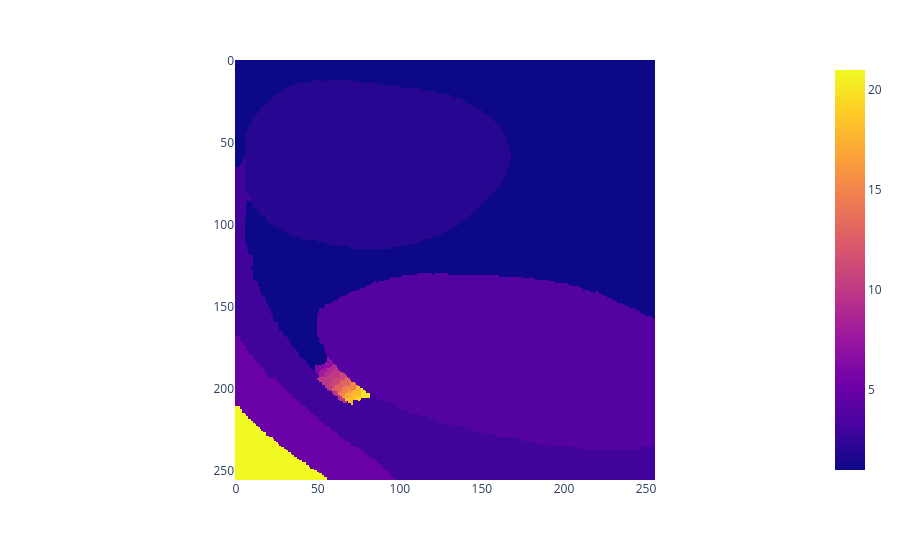

Write notebook code for a chart like this one.
### Code cell
import plotly.express as px
first_test_pred = (
    test_preds
    .iloc[0]
    .values
    .reshape(256, 256)
)
px.imshow(first_test_pred)

### Figure 1 — Plotly figure (JSON) as saved in the notebook; plotly's stock layout.template omitted (floating-point values rounded to 4 significant figures; data arrays with more than 128 entries replaced by an {"elided": "..."} marker saying what was removed)
{"data": [{"coloraxis": "coloraxis", "hovertemplate": "x: %{x}<br>y: %{y}<br>color: %{z}<extra></extra>", "name": "0", "type": "heatmap", "xaxis": "x", "yaxis": "y", "z": {"elided": "256x256 int values"}}], "layout": {"coloraxis": {"colorscale": [[0, "#0d0887"], [0.1111, "#46039f"], [0.2222, "#7201a8"], [0.3333, "#9c179e"], [0.4444, "#bd3786"], [0.5556, "#d8576b"], [0.6667, "#ed7953"], [0.7778, "#fb9f3a"], [0.8889, "#fdca26"], [1, "#f0f921"]]}, "margin": {"t": 60}, "xaxis": {"anchor": "y", "constrain": "domain", "domain": [0, 1], "scaleanchor": "y"}, "yaxis": {"anchor": "x", "autorange": "reversed", "constrain": "domain", "domain": [0, 1]}}}
